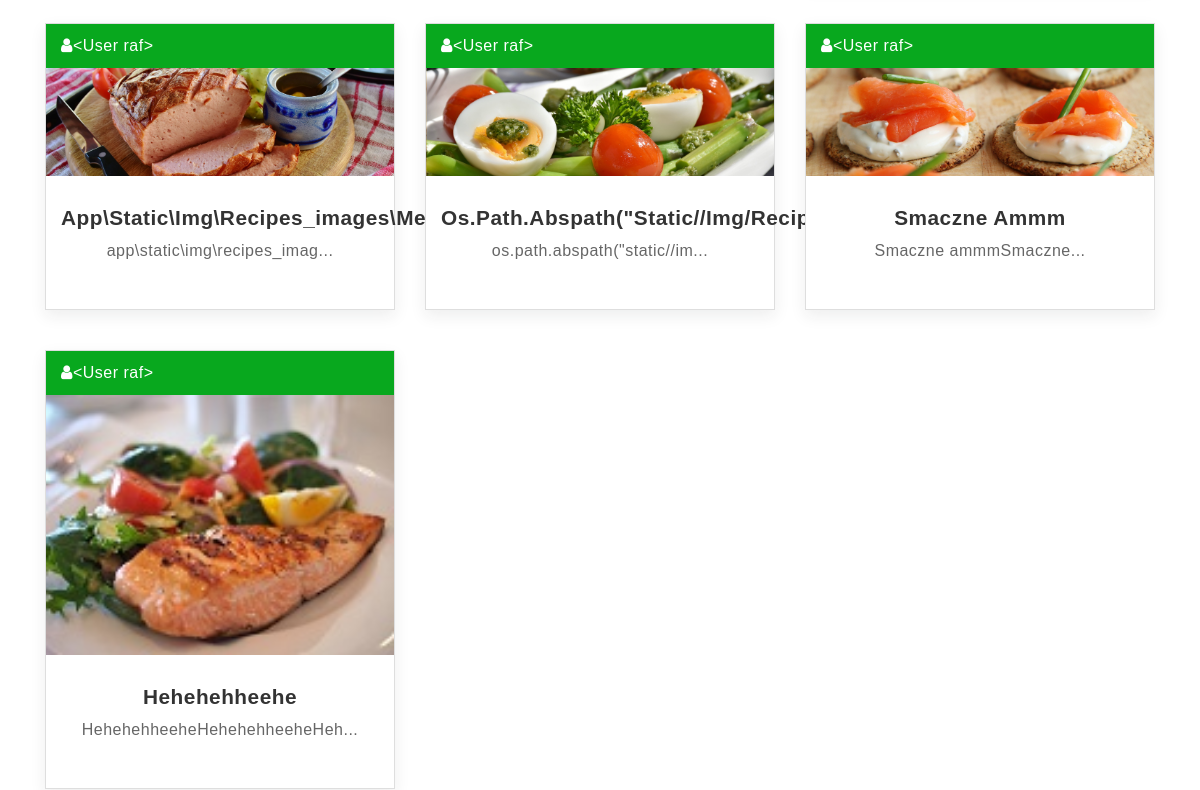
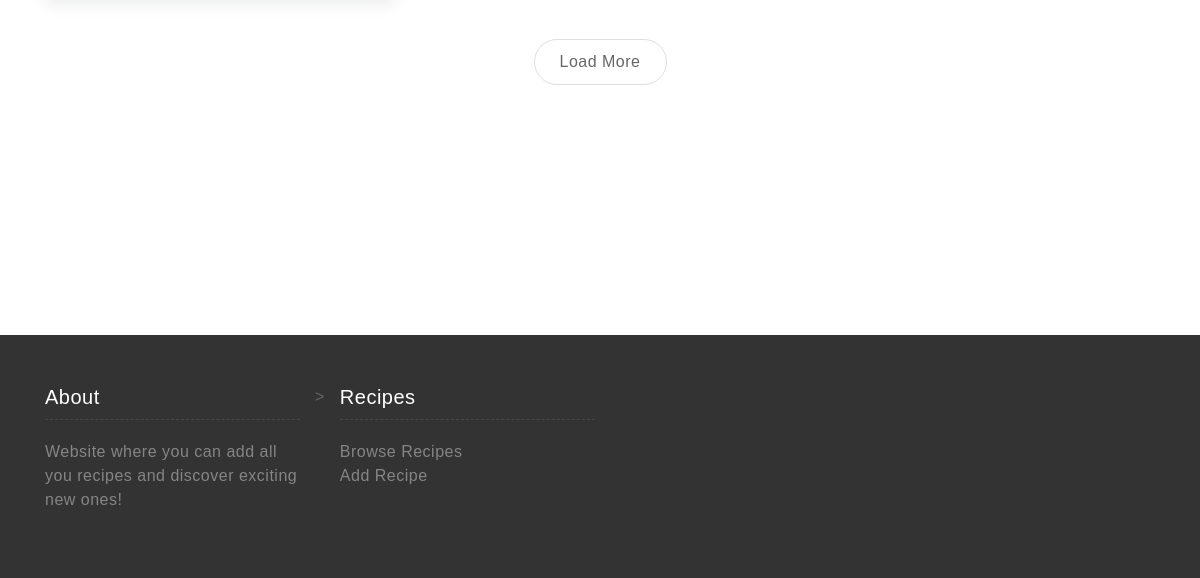
The page /index (lower part) on the database as committed earlier (2 pictures, top to bottom).
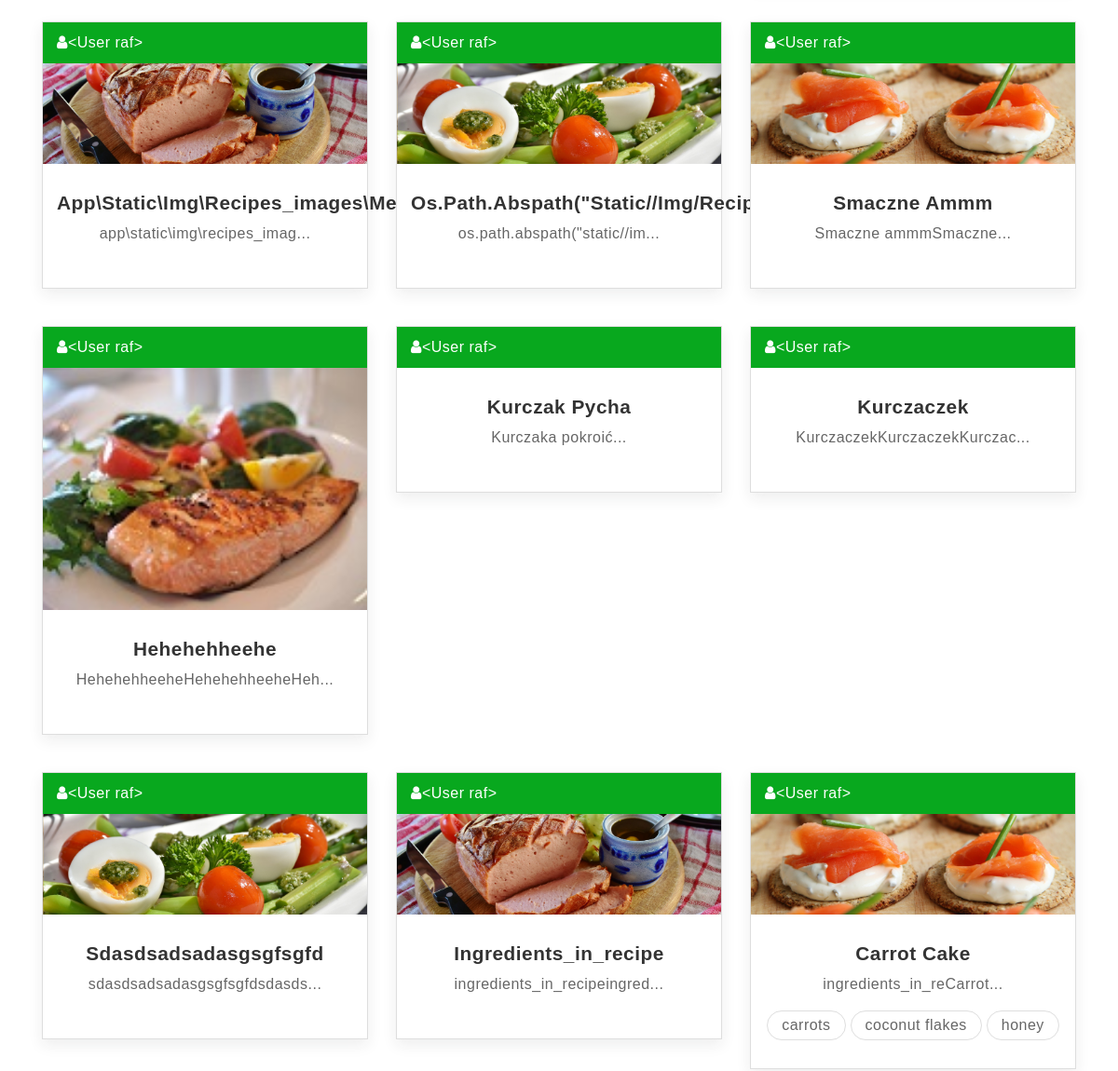
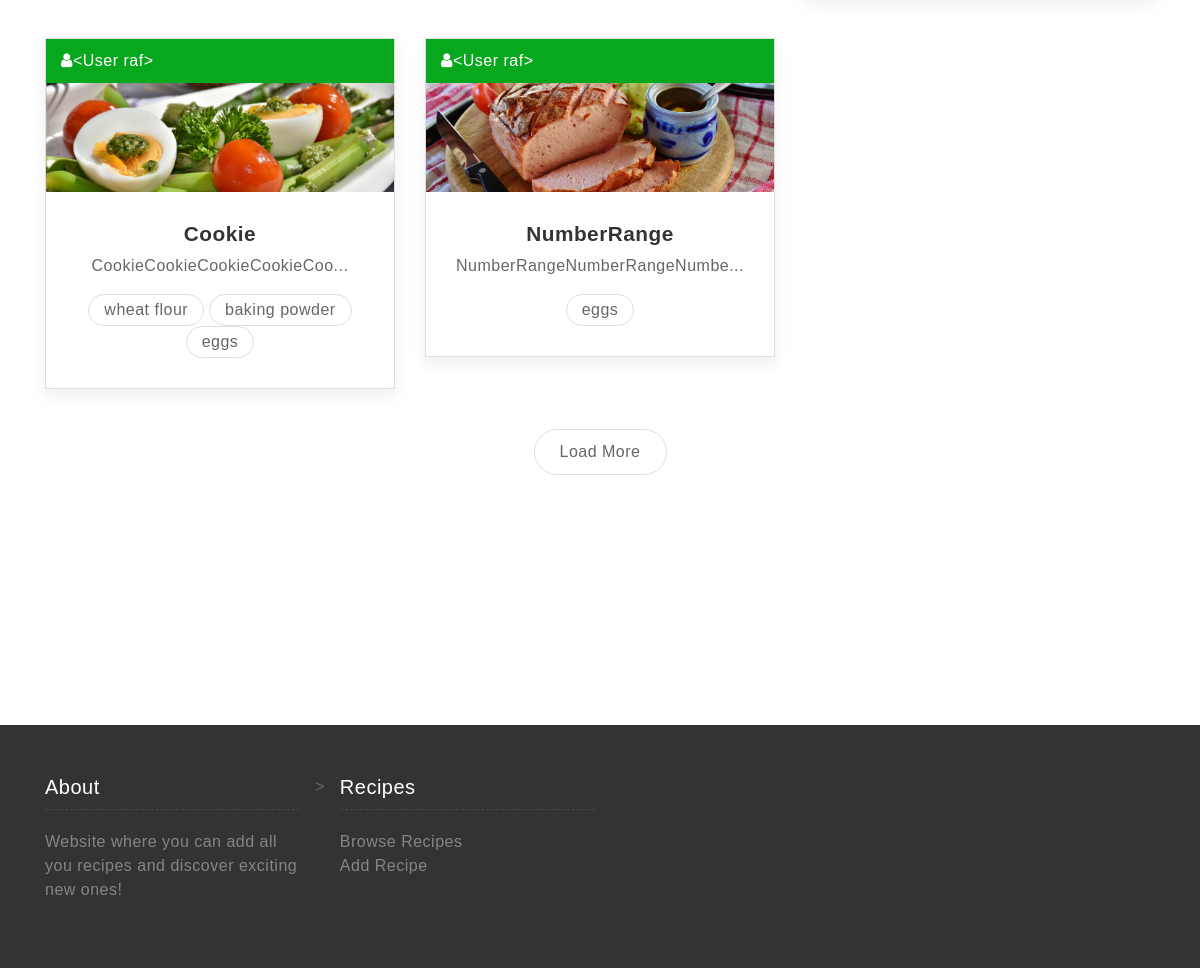
The same page on the database as committed later (2 pictures, top to bottom).
### app/models.py (models this page shows, shortened)
class Recipe(db.Model):
    id = db.Column(db.Integer, primary_key=True)
    name = db.Column(db.String(64), index=True, unique=True)
    content = db.Column(db.String(500))
    timestamp = db.Column(db.DateTime, index=True, default=datetime.utcnow)
    user_id = db.Column(db.Integer, db.ForeignKey('user.id'))
    cuisine_id = db.Column(db.Integer, db.ForeignKey('cuisine.id'))
    category_id = db.Column(db.Integer, db.ForeignKey('category.id'))
    image = db.Column(db.String(64))
    _ingredients = db.relationship(
        "Ingredient",
        secondary=ingredients_in_recipe,
        back_populates="recipes")
    _allergens = db.relationship(
        "Allergen",
        secondary=allergens_in_recipe,
        back_populates="recipes")

class User(UserMixin, db.Model):
    id = db.Column(db.Integer, primary_key=True)
    username = db.Column(db.String(64), index=True, unique=True)
    email = db.Column(db.String(120), index=True, unique=True)
    password_hash = db.Column(db.String(128))
    recipes = db.relationship('Recipe', backref='author', lazy='dynamic')
    country_id = db.Column(db.Integer, db.ForeignKey('country.id'))
    def __repr__(self):
        return '<User {}>'.format(self.username)

class Ingredient(db.Model):
    id = db.Column(db.Integer, primary_key=True)
    name = db.Column(db.String(64), unique=True)
    recipes = db.relationship(
        "Recipe",
        secondary=ingredients_in_recipe,
        back_populates="_ingredients")

### app/routes.py (the view)
@app.route('/')
@app.route('/index')
def index():
    Poppulate.poppulate_database()
    recipes = Recipe.query.all()
    return render_template("index.html", recipes=recipes)

### app/templates/index.html (shortened to what this page needs)
{% extends "base.html" %}
{% block content %}
<div class="list">
    <div class="container">
        <div class="row">
            {% for recipe in recipes %}
                {% include '_recipe.html' %}
            {% endfor %}
            <div class="col-lg-12 text-center">
                <a href="#" class="btn btn-load">Load More</a>
            </div>
        </div>
    </div>
</div>
{% endblock %}

### app/templates/_recipe.html
{% block main %}
<div class="col-lg-4 col-sm-6">
    <div class="box grid recipes">
        <div class="by"><i class="fa fa-user" aria-hidden="true"></i>{{ recipe.author }}</div>
        <a href="#"><img src="{{recipe.image}}" alt=""></a>
        <h2><a href="#">{{ recipe.name }} </a></h2>
        <p>{{ recipe.content | truncate(30) }}</p>
        <div class="tag">
            {% for ingredient in recipe._ingredients %}
                <a href="#">{{ ingredient.name }}</a>
            {% endfor %}
        </div>
    </div>
</div>
{% endblock %}

Rows that differ between the two databases and show on the page:
added Recipe: author "<User raf>", name "Kurczak Pycha", content "Kurczaka pokroić..."
added Recipe: author "<User raf>", name "Kurczaczek", content "KurczaczekKurczaczekKurczac..."
added Recipe: author "<User raf>", image (picture), name "Sdasdsadsadasgsgfsgfd", content "sdasdsadsadasgsgfsgfdsdasds..."
added Recipe: author "<User raf>", image (picture), name "Ingredients_in_recipe", content "ingredients_in_recipeingred..."
added Recipe: author "<User raf>", image (picture), name "Carrot Cake", content "ingredients_in_reCarrot..."
now on this page (row unchanged): Ingredient: name "carrots", shown under "<User raf>"
now on this page (row unchanged): Ingredient: name "coconut flakes", shown under "<User raf>"
now on this page (row unchanged): Ingredient: name "honey", shown under "<User raf>"
added Recipe: author "<User raf>", image (picture), name "Cookie", content "CookieCookieCookieCookieCoo..."
now on this page (row unchanged): Ingredient: name "wheat flour", shown under "<User raf>"
now on this page (row unchanged): Ingredient: name "baking powder", shown under "<User raf>"
now on this page (row unchanged): Ingredient: name "eggs"
added Recipe: author "<User raf>", image (picture), name "NumberRange", content "NumberRangeNumberRangeNumbe..."
